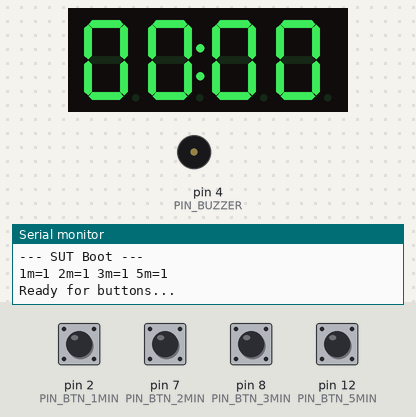
A sketch run on a simulated Arduino Uno, built with avr-gcc and run on an emulated ATmega328P. Shown: 4-digit seven-segment display, buzzer (waves = sounding, pin HIGH), the last lines printed to the serial monitor. Inputs (shaded band) come from the test bench; at power-on: pin 2 (PIN_BTN_1MIN), pin 7 (PIN_BTN_2MIN), pin 8 (PIN_BTN_3MIN), pin 12 (PIN_BTN_5MIN) HIGH.

Above: at 1.2 s.
1.3 s: pin 2 (PIN_BTN_1MIN) pulled LOW for 0.15 s
At 1.58 s:
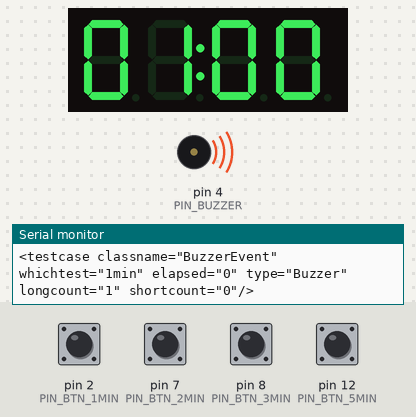
At 3.1 s:
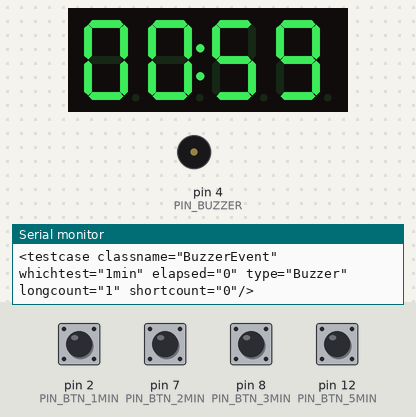
Timing chart, 0 to 4.6 s (numbered marks = the images above; inputs shaded):
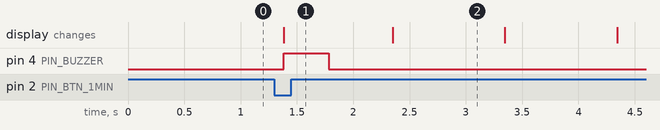

Measured:
- after the input at 1.3 s, pin 4 (PIN_BUZZER): LOW → HIGH after 0.08 s, → LOW 0.40 s later; the display: changes after 0.08 s (image 1)

The sketch:

regattaTimer-Kicad.ino
```cpp
/*
 * Sailing Regatta Timer
 * Based on regatta-timer-ai-spec.md
 *
 * Target: Arduino UNO
 * Pins:
 *  - Display CLK: 3
 *  - Display DIO: 5
 *  - Buzzer: 4
 *  - Buttons: 2 (1min), 7 (2min), 8 (3min), 12 (5min)
 *
 * Logging: Serial 9600, JUnit XML format
 */

#include <Arduino.h>
#include <TM1637Display.h>
#include <avr/pgmspace.h>

// --- Configuration ---
#define BAUD_RATE 115200
#define MILLIS_PER_SECOND 996 // Calibrated to specific SUT hardware
#define PIN_CLK 3
#define PIN_DIO 5
#define PIN_BUZZER 4
#define PIN_BTN_1MIN 2
#define PIN_BTN_2MIN 7
#define PIN_BTN_3MIN 8
#define PIN_BTN_5MIN 12

#define DISPLAY_BRIGHTNESS 0x0f

#define BUZZ_LONG_MS 400
#define BUZZ_SHORT_MS 150
#define BUZZ_GAP_MS 150
#define TIMER_INTERVAL_MS 1000

// --- Data Structures ---
struct BuzzEvent {
  int seconds;        // Elapsed time (s) when to use this event
  uint8_t longCount;  // Number of long buzzes
  uint8_t shortCount; // Number of short buzzes
};

// --- Sequences (PROGMEM) ---

// 1-Minute Sequence
const BuzzEvent seq1Min[] PROGMEM = {
    {0, 1, 0},  {30, 0, 3}, {40, 0, 2}, {50, 0, 1}, {55, 0, 1},
    {56, 0, 1}, {57, 0, 1}, {58, 0, 1}, {59, 0, 1}, {60, 1, 0}};

// 2-Minute Sequence
const BuzzEvent seq2Min[] PROGMEM = {{0, 2, 0},   {30, 1, 3},  {60, 1, 0},
                                     {90, 0, 3},  {100, 0, 2}, {110, 0, 1},
                                     {115, 0, 1}, {116, 0, 1}, {117, 0, 1},
                                     {118, 0, 1}, {119, 0, 1}, {120, 1, 0}};

// 3-Minute Sequence
const BuzzEvent seq3Min[] PROGMEM = {
    {0, 3, 0},   {60, 2, 0},  {90, 1, 3},  {120, 1, 0}, {150, 0, 3},
    {160, 0, 2}, {170, 0, 1}, {175, 0, 1}, {176, 0, 1}, {177, 0, 1},
    {178, 0, 1}, {179, 0, 1}, {180, 1, 0}};

// 5-Minute Sequence
const BuzzEvent seq5Min[] PROGMEM = {
    {0, 1, 0}, {60, 1, 0}, {240, 1, 0}, {300, 1, 0}};

// --- Globals ---
TM1637Display display(PIN_CLK, PIN_DIO);

// --- Functions ---

void playBuzzes(int longCount, int shortCount, int elapsed,
                const char *testName) {
  // Log BuzzerEvent
  // Time spent here contributes to the second tick, but we log the start of it.
  // Format: <testcase classname="BuzzerEvent" whichtest="1min" elapsed="30"
  // type="Buzzer" longcount="0" shortcount="3"/>

  Serial.print(F("<testcase classname=\"BuzzerEvent\" whichtest=\""));
  Serial.print(testName);
  Serial.print(F("\" elapsed=\""));
  Serial.print(elapsed);
  Serial.print(F("\" type=\"Buzzer\" longcount=\""));
  Serial.print(longCount);
  Serial.print(F("\" shortcount=\""));
  Serial.print(shortCount);
  Serial.println(F("\"/>"));

  // Execute buzzes
  // Pattern: Longs then Shorts (based on table order in spec "Long Buzzes |
  // Short Buzzes") Spec doesn't explicitly define order but "Long ... Short"
  // columns imply grouping.

  for (int i = 0; i < longCount; i++) {
    digitalWrite(PIN_BUZZER, HIGH);
    delay(BUZZ_LONG_MS);
    digitalWrite(PIN_BUZZER, LOW);
    if (i < longCount - 1 || shortCount > 0) {
      delay(BUZZ_GAP_MS);
    }
  }

  for (int i = 0; i < shortCount; i++) {
    digitalWrite(PIN_BUZZER, HIGH);
    delay(BUZZ_SHORT_MS);
    digitalWrite(PIN_BUZZER, LOW);
    if (i < shortCount - 1) {
      delay(BUZZ_GAP_MS);
    }
  }
}

void updateDisplay(int secondsRemaining) {
  // MM:SS format
  int m = secondsRemaining / 60;
  int s = secondsRemaining % 60;
  // Format: minutes * 100 + seconds
  // Colon bit mask: 0b01000000 (which is 0x40)
  // showNumberDecEx(number, dots, leading_zeros)
  // dots = 0x40 for colon (default in library usually, but spec says
  // 0b01000000)
  display.showNumberDecEx(m * 100 + s, 0b01000000, true);
}

void runSequence(const BuzzEvent *events, int eventCount, int duration,
                 const char *name) {
  // Log StartEvent
  Serial.print(F("<testcase classname=\"StartEvent\" whichtest=\""));
  Serial.print(name);
  Serial.print(F("\" elapsed=\"0\" type=\"Start\"/>\n"));

  unsigned long startMillis = millis();

  for (int elapsed = 0; elapsed <= duration; elapsed++) {
    // Current target start of this second is startMillis + (elapsed *
    // MILLIS_PER_SECOND)
    unsigned long targetStart =
        startMillis + (unsigned long)elapsed * MILLIS_PER_SECOND;
    while (millis() < targetStart) {
      // Small spin wait for absolute precision at start of second
    }

    // Calculate Remaining Time
    int remaining = duration - elapsed;
    updateDisplay(remaining);

    // Check for events
    int lCount = 0;
    int sCount = 0;
    bool doBuzz = false;
    for (int i = 0; i < eventCount; i++) {
      int evSeconds = (int)pgm_read_word(&events[i].seconds);
      if (evSeconds == elapsed) {
        BuzzEvent ev;
        memcpy_P(&ev, &events[i], sizeof(BuzzEvent));
        lCount = ev.longCount;
        sCount = ev.shortCount;
        doBuzz = true;
        break;
      }
    }

    if (elapsed == duration) {
      // Log EndEvent before final buzzer to minimize reported duration drift
      Serial.print(F("<testcase classname=\"EndEvent\" whichtest=\""));
      Serial.print(name);
      Serial.print(F("\" elapsed=\""));
      Serial.print(elapsed);
      Serial.println(F("\" type=\"End\"/>"));
    }

    if (doBuzz) {
      playBuzzes(lCount, sCount, elapsed, name);
    }

    if (elapsed == duration)
      break;

    // No need for a simple delay here. We will catch up in the NEXT loop
    // iteration using the 'while (millis() < targetStart)' logic for the next
    // 'elapsed'.
  }

  // Clear display or leave 00:00? Spec doesn't say.
  // Usually regatta timers stay at 00:00 or reset.
  // We'll leave it at 00:00 as it was the last update.
}

// Track previous button states for edge detection, initialized to HIGH by
// default
int lastBtn1 = HIGH;
int lastBtn2 = HIGH;
int lastBtn3 = HIGH;
int lastBtn5 = HIGH;

void setup() {
  Serial.begin(BAUD_RATE);

  pinMode(PIN_CLK, OUTPUT);
  pinMode(PIN_DIO, OUTPUT);
  pinMode(PIN_BUZZER, OUTPUT);

  pinMode(PIN_BTN_1MIN, INPUT_PULLUP);
  pinMode(PIN_BTN_2MIN, INPUT_PULLUP);
  pinMode(PIN_BTN_3MIN, INPUT_PULLUP);
  pinMode(PIN_BTN_5MIN, INPUT_PULLUP);

  display.setBrightness(DISPLAY_BRIGHTNESS);
  display.showNumberDecEx(0, 0b01000000, true); // initial 00:00

  // Read initial state so we only trigger on CHANGES (switches from HIGH to
  // LOW) This fixes the auto-start issue if a button is stuck LOW at boot.
  lastBtn1 = digitalRead(PIN_BTN_1MIN);
  lastBtn2 = digitalRead(PIN_BTN_2MIN);
  lastBtn3 = digitalRead(PIN_BTN_3MIN);
  lastBtn5 = digitalRead(PIN_BTN_5MIN);

  Serial.println(F("--- SUT Boot ---"));
  Serial.print(F("1m="));
  Serial.print(digitalRead(PIN_BTN_1MIN));
  Serial.print(F(" 2m="));
  Serial.print(digitalRead(PIN_BTN_2MIN));
  Serial.print(F(" 3m="));
  Serial.print(digitalRead(PIN_BTN_3MIN));
  Serial.print(F(" 5m="));
  Serial.println(digitalRead(PIN_BTN_5MIN));
  Serial.println(F("Ready for buttons..."));
}

void loop() {
  // Read current states
  int btn1 = digitalRead(PIN_BTN_1MIN);
  int btn2 = digitalRead(PIN_BTN_2MIN);
  int btn3 = digitalRead(PIN_BTN_3MIN);
  int btn5 = digitalRead(PIN_BTN_5MIN);

  // Check for Press (HIGH to LOW transition)
  // 1 Minute Button
  if (lastBtn1 == HIGH && btn1 == LOW) {
    delay(50);
    if (digitalRead(PIN_BTN_1MIN) == LOW) {
      runSequence(seq1Min, sizeof(seq1Min) / sizeof(BuzzEvent), 60, "1min");
      // Update states after blocking sequence
      lastBtn1 = digitalRead(PIN_BTN_1MIN);
      lastBtn2 = digitalRead(PIN_BTN_2MIN);
      lastBtn3 = digitalRead(PIN_BTN_3MIN);
      lastBtn5 = digitalRead(PIN_BTN_5MIN);
      return;
    }
  }

  // 2 Minute Button
  else if (lastBtn2 == HIGH && btn2 == LOW) {
    delay(50);
    if (digitalRead(PIN_BTN_2MIN) == LOW) {
      runSequence(seq2Min, sizeof(seq2Min) / sizeof(BuzzEvent), 120, "2min");
      lastBtn1 = digitalRead(PIN_BTN_1MIN);
      lastBtn2 = digitalRead(PIN_BTN_2MIN);
      lastBtn3 = digitalRead(PIN_BTN_3MIN);
      lastBtn5 = digitalRead(PIN_BTN_5MIN);
      return;
    }
  }

  // 3 Minute Button
  else if (lastBtn3 == HIGH && btn3 == LOW) {
    delay(50);
    if (digitalRead(PIN_BTN_3MIN) == LOW) {
      runSequence(seq3Min, sizeof(seq3Min) / sizeof(BuzzEvent), 180, "3min");
      lastBtn1 = digitalRead(PIN_BTN_1MIN);
      lastBtn2 = digitalRead(PIN_BTN_2MIN);
      lastBtn3 = digitalRead(PIN_BTN_3MIN);
      lastBtn5 = digitalRead(PIN_BTN_5MIN);
      return;
    }
  }

  // 5 Minute Button
  else if (lastBtn5 == HIGH && btn5 == LOW) {
    delay(50);
    if (digitalRead(PIN_BTN_5MIN) == LOW) {
      runSequence(seq5Min, sizeof(seq5Min) / sizeof(BuzzEvent), 300, "5min");
      lastBtn1 = digitalRead(PIN_BTN_1MIN);
      lastBtn2 = digitalRead(PIN_BTN_2MIN);
      lastBtn3 = digitalRead(PIN_BTN_3MIN);
      lastBtn5 = digitalRead(PIN_BTN_5MIN);
      return;
    }
  }

  // Update last states
  lastBtn1 = btn1;
  lastBtn2 = btn2;

  lastBtn3 = btn3;
  lastBtn5 = btn5;
  delay(10); // Small loop delay
}
```
